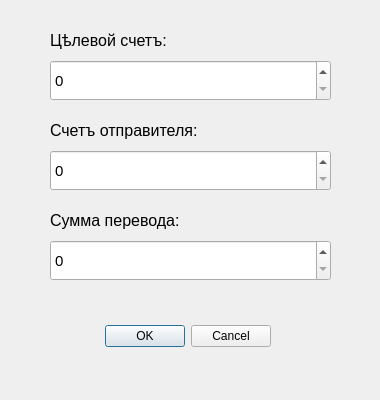
<?xml version="1.0" encoding="UTF-8"?>
<ui version="4.0">
 <class>TransferDialog</class>
 <widget class="QDialog" name="TransferDialog">
  <property name="geometry">
   <rect>
    <x>0</x>
    <y>0</y>
    <width>380</width>
    <height>400</height>
   </rect>
  </property>
  <property name="minimumSize">
   <size>
    <width>380</width>
    <height>400</height>
   </size>
  </property>
  <property name="maximumSize">
   <size>
    <width>380</width>
    <height>500</height>
   </size>
  </property>
  <property name="windowTitle">
   <string>Dialog</string>
  </property>
  <widget class="QDialogButtonBox" name="buttonBox">
   <property name="geometry">
    <rect>
     <x>-70</x>
     <y>320</y>
     <width>341</width>
     <height>32</height>
    </rect>
   </property>
   <property name="orientation">
    <enum>Qt::Horizontal</enum>
   </property>
   <property name="standardButtons">
    <set>QDialogButtonBox::Cancel|QDialogButtonBox::Ok</set>
   </property>
  </widget>
  <widget class="QLabel" name="Sum_lable">
   <property name="geometry">
    <rect>
     <x>50</x>
     <y>210</y>
     <width>181</width>
     <height>20</height>
    </rect>
   </property>
   <property name="font">
    <font>
     <pointsize>12</pointsize>
    </font>
   </property>
   <property name="text">
    <string>Сумма перевода:</string>
   </property>
  </widget>
  <widget class="QLabel" name="Target_lable">
   <property name="geometry">
    <rect>
     <x>50</x>
     <y>30</y>
     <width>121</width>
     <height>20</height>
    </rect>
   </property>
   <property name="font">
    <font>
     <pointsize>12</pointsize>
    </font>
   </property>
   <property name="text">
    <string>Цѣлевой счетъ: </string>
   </property>
  </widget>
  <widget class="QSpinBox" name="SumEdit">
   <property name="geometry">
    <rect>
     <x>50</x>
     <y>240</y>
     <width>281</width>
     <height>41</height>
    </rect>
   </property>
   <property name="font">
    <font>
     <pointsize>11</pointsize>
    </font>
   </property>
  </widget>
  <widget class="QLabel" name="User_lable">
   <property name="geometry">
    <rect>
     <x>50</x>
     <y>120</y>
     <width>181</width>
     <height>20</height>
    </rect>
   </property>
   <property name="font">
    <font>
     <pointsize>12</pointsize>
    </font>
   </property>
   <property name="text">
    <string>Счетъ отправителя: </string>
   </property>
  </widget>
  <widget class="QSpinBox" name="UserEdit">
   <property name="geometry">
    <rect>
     <x>50</x>
     <y>150</y>
     <width>281</width>
     <height>41</height>
    </rect>
   </property>
   <property name="font">
    <font>
     <pointsize>11</pointsize>
    </font>
   </property>
  </widget>
  <widget class="QSpinBox" name="TargetEdit">
   <property name="geometry">
    <rect>
     <x>50</x>
     <y>60</y>
     <width>281</width>
     <height>41</height>
    </rect>
   </property>
   <property name="font">
    <font>
     <pointsize>11</pointsize>
    </font>
   </property>
  </widget>
 </widget>
 <resources/>
 <connections>
  <connection>
   <sender>buttonBox</sender>
   <signal>accepted()</signal>
   <receiver>TransferDialog</receiver>
   <slot>accept()</slot>
   <hints>
    <hint type="sourcelabel">
     <x>248</x>
     <y>254</y>
    </hint>
    <hint type="destinationlabel">
     <x>157</x>
     <y>274</y>
    </hint>
   </hints>
  </connection>
  <connection>
   <sender>buttonBox</sender>
   <signal>rejected()</signal>
   <receiver>TransferDialog</receiver>
   <slot>reject()</slot>
   <hints>
    <hint type="sourcelabel">
     <x>316</x>
     <y>260</y>
    </hint>
    <hint type="destinationlabel">
     <x>286</x>
     <y>274</y>
    </hint>
   </hints>
  </connection>
 </connections>
</ui>
